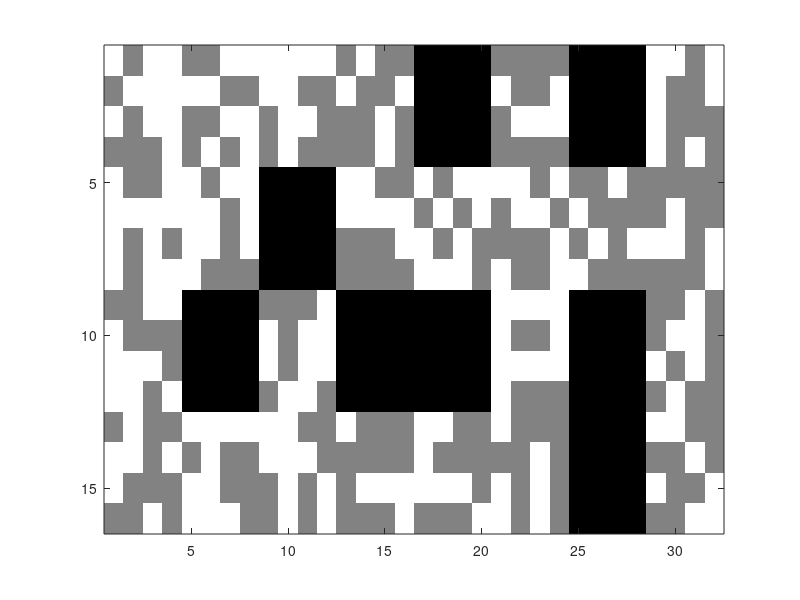

MATLAB code for this plot: (Note: this script raises an error after producing the figure.)
clear
close all
clc

%% Request User Decision on which Dropoff location to go to
disp("Drop off location '1': (3, 3)")
disp("Drop off location '2': (1, 6)")
disp("Drop off location '3': (1, 8)")
disp("Drop off location '4': (4, 8)")
disp("SETTING DROP OFF LOCATION TO BE '1' BY DEFAULT")
drop_off_id = 1;%input("From the above options, which drop off location would you like to go to? (Only 1,2,3,4 accepted as inputs)\n");
if (drop_off_id == 1)
    disp("Going to drop off location 1. Rover starting.....")
elseif (drop_off_id == 2)
    disp("Going to drop off location 2. Rover starting.....")
elseif (drop_off_id == 3)
    disp("Going to drop off location 3. Rover starting.....")
elseif (drop_off_id == 4)
    disp("Going to drop off location 4. Rover starting.....")
else
    disp("Invalid option selected. Going to default drop off location 1")
    drop_off_id = 1;
end

%% Rover/Simulation Initialization and Setup
%%%%%%%%%%%%%%%%%%%%%%%%%%%%%%%%%%%%%%%%%%%%%%%%%%%%%%%%%
%%%%% Set sim variable to 0 for testing with Rover %%%%%%
%%%%%%%%%%%%%%%%%%%%%%%%%%%%%%%%%%%%%%%%%%%%%%%%%%%%%%%%%
sim = 0;

if sim
% Initialize tcp server to read and respond to algorithm commands
[s_cmd, s_rply] = tcp_setup();
fopen(s_cmd);
%fopen(s_rply);
else
    %connect to rover Bluetooth
end

% Global Variables
u = [0,0,0,0,0,0];
u_loc = [3.09,-1.56 ; 1.13,3.52 ; -3.49,1.04 ; -2.34375,-3.43 ; 2.34375,-3.43 ; 2.68,3.52];
pos = [0,0,0];  % Position (x,y,rotation)
rot_stuck = 90;
stepcount = 0;

rover_radius = 4;
rover_dist_thresh = 2;
ultrasonic_margin = 0.18;

%% Localization - create world and initialize probability
%provide measurements and movements
k = 0;

%initalization of the world
dim1 = 32; dim2 = 16; 
locationindex = reshape(1:dim1*dim2,dim1,dim2)'; 
n = numel(locationindex);
rand('twister',5489);
bw = reshape(randi([0 1],n,1),dim2,dim1); %0 = black, 1 = white

%make blocks
M = zeros(size(bw));
Blocks = [2, 3; 3, 2; 4, 3; 5, 1; 5, 3; 7, 1; 7, 3; 7, 4;];
for xx = 1:size(Blocks,1),
	x = Blocks(xx,1); y = Blocks(xx,2);
	M(1+(y-1)*4:(y-1)*4+4, 1+(x-1)*4:(x-1)*4+4) = 1;
end
M = [ones(dim2,1) M ones(dim2,1)];
M = [ones(1, dim1+2); M; ones(1, dim1+2)];

%generate ultrasonic world
ultra = zeros(size(bw));
for sec_row = 1:4:dim2,
    for sec_col = 1:4:dim1,
        segRow = M(sec_row+2, sec_col:sec_col+5);
        segCol = M(sec_row:sec_row+5, sec_col+2);
        val = sum(segRow)+sum(segCol);
        if val == 2 && sum(segRow)~=1,
            val = 5;
        end
        ultra(sec_row:sec_row+3, sec_col:sec_col+3) = val;
    end
end

%create mask for blocks
M = abs(M-1);
M = M(2:end-1, 2:end-1);
figure; imagesc((bw+1).*M); colormap(gray);

%initialize probability
p = ones(dim2,dim1)*(1/n); 

figure;

%% Build Navigation Matrices
loading_zone_nav = [0  0   1  2  inf  6 inf 8; 
                    0  0  inf 3   4   5  6  7; 
                    1 inf  5 inf inf  6 inf 8; 
                    2  3   4  5   6   7 inf 9];

drop_off_1_nav = [6  7   8  9  inf  7 inf 9; 
                  5  6  inf 8   7   6  7  8; 
                  4 inf  0 inf inf  5 inf 9; 
                  3  2   1  2   3   4 inf 10];
                
drop_off_2_nav = [7  6   5  4  inf  0 inf 4; 
                  8  7  inf 3   2   1  2  3; 
                  9 inf  7 inf inf  2 inf 4; 
                  8  7   6  5   4   3 inf 5];
                
drop_off_3_nav = [9   8   7   6  inf  4 inf 0; 
                  10  9  inf  5   4   3  2  1; 
                  11 inf  9  inf inf  4 inf 2; 
                  10  9   8   7   6   5 inf 3];
                
drop_off_4_nav = [10   9   8   7  inf  5 inf 3; 
                  11  10  inf  6   5   4  3  2; 
                  12 inf  10  inf inf  5 inf 1; 
                  11  10   9   8   7   6 inf 0];

%% Main Rover Control Code: Localize, navigate to loading zone, navigate to drop off zone
heading = straighten_and_find_heading(u, sim, s_cmd, s_rply, rover_radius, u_loc);
[localized, heading, loc_x, loc_y, p, k, M, ultra] = ultrasonic_localization(u_loc, s_cmd, s_rply, heading, u, p, k, M, ultra, rover_radius, rover_dist_thresh, ultrasonic_margin);
[tile_row, tile_col] = determine_rover_tile_loc(loc_x, loc_y);
disp(['Rover has determined it is in tile: (' num2str(tile_row) ', ' num2str(tile_col) ')'])
disp("------------------------- -----------------------------------------------")

if (localized == 1)
    % Drive the Rover to the Loading Zone
    disp("Rover is now driving to the loading zone")
    [loc_x, loc_y, heading, p, k, M, ultra] = drive_to_destination(s_cmd, s_rply, heading, loading_zone_nav, loc_x, loc_y, u_loc, rover_radius, M, p, ultra, k, ultrasonic_margin);
    disp(['Rover has arrived at the loading zone, in tile: (' num2str(tile_row) ', ' num2str(tile_col) ')'])
end

if (localized == 1)
    disp(['Rover is now driving to drop off zone with ID: ' drop_off_id])
    if (drop_off_id == 1)
        [loc_x, loc_y, heading, p, k, M, ultra] = drive_to_destination(s_cmd, s_rply, heading, drop_off_1_nav, loc_x, loc_y, u_loc, rover_radius, M, p, ultra, k, ultrasonic_margin);
        [tile_row, tile_col] = determine_rover_tile_loc(loc_x, loc_y);
        disp(['Rover has arrived at the drop off zone with ID: ' drop_off_id ', in tile: (' num2str(tile_row) ', ' num2str(tile_col) ')'])
    elseif (drop_off_id == 2)
        [loc_x, loc_y, heading, p, k, M, ultra] = drive_to_destination(s_cmd, s_rply, heading, drop_off_2_nav, loc_x, loc_y, u_loc, rover_radius, M, p, ultra, k, ultrasonic_margin);
        [tile_row, tile_col] = determine_rover_tile_loc(loc_x, loc_y);
        disp(['Rover has arrived at the drop off zone with ID: ' drop_off_id ', in tile: (' num2str(tile_row) ', ' num2str(tile_col) ')'])
    elseif (drop_off_id == 3)
        [loc_x, loc_y, heading, p, k, M, ultra] = drive_to_destination(s_cmd, s_rply, heading, drop_off_3_nav, loc_x, loc_y, u_loc, rover_radius, M, p, ultra, k, ultrasonic_margin);
        [tile_row, tile_col] = determine_rover_tile_loc(loc_x, loc_y);
        disp(['Rover has arrived at the drop off zone with ID: ' drop_off_id ', in tile: (' num2str(tile_row) ', ' num2str(tile_col) ')'])
    elseif (drop_off_id == 4)
        [loc_x, loc_y, heading, p, k, M, ultra] = drive_to_destination(s_cmd, s_rply, heading, drop_off_4_nav, loc_x, loc_y, u_loc, rover_radius, M, p, ultra, k, ultrasonic_margin);
        [tile_row, tile_col] = determine_rover_tile_loc(loc_x, loc_y);
        disp(['Rover has arrived at the drop off zone with ID: ' drop_off_id ', in tile: (' num2str(tile_row) ', ' num2str(tile_col) ')'])
    end
end

%% Helper functions
function heading = straighten_and_find_heading(u, sim, s_cmd, s_rply, rover_radius, u_loc)
    straighten_attempts = 0;
    unique_loc = 0;
    rover_straight = 0;

    % straighten rover and take compass readings to determine heading
    while rover_straight == 0
        % Rotate rover until sensor measurements from u4/u5 are
        % within an acceptable range
        [u, u_real] = take_ultrasonic_measurements(s_cmd, s_rply, rover_radius, u_loc);

        if (straighten_attempts < 5)
            rover_straight = straighten_rover(u, s_cmd, s_rply, unique_loc);
            straighten_attempts = straighten_attempts + 1;
        else
            straighten_attempts = 0;
            rover_straight = 1;
        end
    end

    comp = tcpclient_write(['c1' newline], s_cmd, s_rply);
    disp(comp)
    if (sim == 1)
        if comp < 45 && comp > -45
            heading = 0;
        elseif comp < 135 && comp > 45
            heading = 90;
        elseif comp < -135 || comp > 135
            heading = 180;
        elseif comp > -135 && comp < -45
            heading = 270;
        end
    else
        if comp < 45 || comp > 315
            heading = 0;
        elseif comp < 135 && comp > 45
            heading = 90;
        elseif comp < 225 && comp > 135
            heading = 180;
        elseif comp < 315 && comp > 225
            heading = 270;
        end 
    end
    disp(['Heading: ' num2str(heading)])
end

function [localized, heading, loc_x, loc_y, p, k, M, ultra] = ultrasonic_localization(u_loc, s_cmd, s_rply, heading, u, p, k, M, ultra, rover_radius, rover_dist_thresh, ultrasonic_margin)
    rover_centered = 0;
    straighten_attempts = 0;
    unique_loc = 0;
    first_unique_loc = 0;
    localized = 0;
    old_heading = heading;
    
    while (localized == 0)    
        % Take Measurements (read from simulator or rover)
        disp(['------------------------- Step Count: ' num2str(k) ' -------------------------'])
        [u, u_real] = take_ultrasonic_measurements(s_cmd, s_rply, rover_radius, u_loc);
        disp('Ultrasonic Measurements')
        disp(u)

        if (straighten_attempts < 5 && old_heading ~= heading)
            rover_straight = straighten_rover(u, s_cmd, s_rply, unique_loc);
            straighten_attempts = straighten_attempts + 1;
        else
            straighten_attempts = 0;
            rover_straight = 1;
        end

        if (rover_straight == 1)
            p = update_localization_map(u, M, p, ultra, k);
        end

        unique_loc = 0;
        if (u_real(1) > 10 && u_real(2) > 10 && u_real(3) > 10 && (u_real(4) > 10 || u_real(5) > 10))
            unique_loc = 1;
            if (first_unique_loc == 0)
                first_unique_loc = 1;
            else
                first_unique_loc = 0;
            end
            disp('unique_loc')
        end

        if (rover_straight == 1)
            rover_centered = center_rover(u, s_cmd, s_rply, ultrasonic_margin, rover_radius, unique_loc, first_unique_loc, heading);
        end
        if ((rover_centered == 1 && rover_straight == 1) || unique_loc == 1)
            old_heading = heading;
            heading = move_rover(u, s_cmd, s_rply, rover_dist_thresh, heading);
        end

        if (rover_straight == 1)
            [p,k,loc_y,loc_x, localized] = update_rover_location(p, M, heading, k);
        end
    end
    localized = 1;
    heading = heading;
end

function [u, u_real] = take_ultrasonic_measurements(s_cmd, s_rply, rover_radius, u_loc)
    % This function takes ultrasonic readings as many as num_measurements,
    % averages them out, and returns them in a 1x6 vector.
    u = [0,0,0,0,0,0];
    u_real = [0,0,0,0,0,0];
    cmdstring = ['ua' newline];
    u_real = tcpclient_write(cmdstring, s_cmd, s_rply);
    u1 = u_real(1) - (rover_radius - abs(u_loc(1,1)));
    u2 = u_real(2) - (rover_radius - abs(u_loc(2,2)));
    u3 = u_real(3) - (rover_radius - abs(u_loc(3,1)));
    u4 = u_real(4) - (rover_radius - abs(u_loc(4,2)));
    u5 = u_real(5) - (rover_radius - abs(u_loc(5,2)));
    u6 = u_real(6) - (rover_radius - abs(u_loc(6,1)));
    u = [u1 u2 u3 u4 u5 u6];
end

function rover_straight = straighten_rover(u, s_cmd, s_rply, unique_loc)
    % This function ensures that after each step of the rover, it is
    % continuing to move straight
    lower_thresh_straight = 0.2;
    upper_thresh_straight = 5;
    u4_u5_sensor_displacement = 4.6875;
    u4_u5_diff = abs(u(4) - u(5));
        
    if (unique_loc == 0 && (u4_u5_diff < lower_thresh_straight || u4_u5_diff > upper_thresh_straight))
        rover_straight = 1;
        disp('Rover is straight')
    elseif (unique_loc == 1)
        rover_straight = 1;
        disp('Unique location, assuming rover is straight')
    else
        % Rover is not straight
        disp('Rover is not straight')
        rover_straight = 0;
        % Determine number of degrees to turn rover
        rot = atand(u4_u5_diff / u4_u5_sensor_displacement) / 2;
        
        % Determine if to turn rover CW or CCW
        if (u(4) > u(5))
            disp(['Straighten rover: turn in postive direction by: ' num2str(rot)])
            cmd = strcat('r1-',num2str(rot)); 
            cmdstring = [cmd newline];
            reply = tcpclient_write(cmdstring, s_cmd, s_rply);
        elseif (u(4) <= u(5))
            disp(['Straighten rover: turn in negative direction by: ' num2str(rot)])
            cmd = strcat('r1--',num2str(rot));
            cmdstring = [cmd newline];
            reply = tcpclient_write(cmdstring, s_cmd, s_rply);
        end
    end 
end

function rover_centered = center_rover(u, s_cmd, s_rply, ultrasonic_margin, rover_radius, unique_loc, first_unique_loc, heading)
    % This function centers the rover as much as possible to ensure
    % straight motion
    u_left = u(2);
    if (u(4) < u(5))
        u_right = u(4);
    else
        u_right = u(5);
    end
    centered_dist_from_wall = 6 - rover_radius;
    centered_dist_from_wall_min = centered_dist_from_wall - centered_dist_from_wall * ultrasonic_margin;
    centered_dist_from_wall_max = centered_dist_from_wall + centered_dist_from_wall * ultrasonic_margin;
        
    if (unique_loc == 0 && ((u_left > centered_dist_from_wall_min && u_left < centered_dist_from_wall_max) || (u_right > centered_dist_from_wall_min && u_right < centered_dist_from_wall_max)))
        rover_centered = 1;
        disp('rover_centered')
    elseif (unique_loc == 0 && (u_left < centered_dist_from_wall_min || (u_right < u_left && u_right > centered_dist_from_wall_max)))
        % Either left side is too close or right side is too far, move right
        angle = 22;
        adjustment = u_right / 2;
        req_dist = adjustment / tand(angle);
        speed = adjustment / sind(angle);
        if (speed > 3)
            speed = 3;
        end
        if (u(1) > req_dist)
            cmdstring = [strcat('r1-',num2str(-angle)) newline];
            reply = tcpclient_write(cmdstring, s_cmd, s_rply);
            cmdstring = [strcat('d1-',num2str(speed)) newline];
            reply = tcpclient_write(cmdstring, s_cmd, s_rply);
            cmdstring = [strcat('r1-',num2str(angle)) newline];
            reply = tcpclient_write(cmdstring, s_cmd, s_rply);
            disp('Left/Right side too close/far, move right. r1-22, d1-1, r1--22')
            rover_centered = 0;
        else
            rover_centered = 1;
            disp('Left/Right side too close/far but cant move to fix. Moving back half an inch and assuming centered')
            cmdstring = [strcat('a1-',num2str(0.5)) newline];
            reply = tcpclient_write(cmdstring, s_cmd, s_rply);
        end
    elseif (unique_loc == 0 && (u_right < centered_dist_from_wall_min || (u_left < u_right && u_left > centered_dist_from_wall_max)))
        % Eithert right side is too close or left side is too far, move left
        angle = 22;
        adjustment = u_left / 2;
        req_dist = adjustment / tand(angle);
        speed = adjustment / sind(angle);
        if (speed > 3)
            speed = 3;
        end
        if (u(1) > req_dist) 
            cmdstring = [strcat('r1-',num2str(angle)) newline];
            reply = tcpclient_write(cmdstring, s_cmd, s_rply);
            cmdstring = [strcat('d1-',num2str(speed)) newline];
            reply = tcpclient_write(cmdstring, s_cmd, s_rply);
            cmdstring = [strcat('r1-',num2str(-angle)) newline];
            reply = tcpclient_write(cmdstring, s_cmd, s_rply);
            disp('Right/Left side too close/far, move left. r1--22, d1-1, r1-22')
            rover_centered = 0;
        else
            rover_centered = 1;
            disp('Right/Left side too close/far but cant move to fix. Moving back half an inch and assuming centered')
            cmdstring = [strcat('a1-',num2str(0.5)) newline];
            reply = tcpclient_write(cmdstring, s_cmd, s_rply);
        end
    elseif (unique_loc == 1)
        rover_centered = 1;
        if (first_unique_loc == 1)
            disp('Rover in unique location, centering...')
            center_unique_loc(u, s_cmd, s_rply, heading);
        else
            disp('Exiting unique location')
        end
    else
        rover_centered = 1;
    end
end

function center_unique_loc(u, s_cmd, s_rply, heading)
    if (heading == 0 || heading == 180)
        % u1 ~= u3 ~= 26
        if (u(3) < 25.5 && u(1) > 28)
            % u(3) too close and u(1) too far, move in u(1) direction
            % determine speed by finding out how far off you are, and
            % add a 0.5 margin for safety
            speed = 25.5 - u(3) + 0.5;
            cmdstring = [strcat('d1-',num2str(speed)) newline];
            reply = tcpclient_write(cmdstring, s_cmd, s_rply);
        elseif (u(1) < 26 && u(3) > 27.5)
            % u(3) too far and u(1) too close, move in u(3) direction
            % (reverse), determine speed by finding out how far off you are, and
            % add a 0.5 margin for safety
            speed = 26 - u(1) + 0.5;
            cmdstring = [strcat('a1-',num2str(speed)) newline];
            reply = tcpclient_write(cmdstring, s_cmd, s_rply);
        end
    elseif (heading == 90)
        % u(3) ~= 26 & u(1) ~ 14
        if (u(3) < 25.5 && u(1) > 16)
            % u(3) too close and u(1) too far, move in u(1) direction
            % determine speed by finding out how far off you are, and
            % add a 0.5 margin for safety
            speed = 25.5 - u(3) + 0.5;
            cmdstring = [strcat('d1-',num2str(speed)) newline];
            reply = tcpclient_write(cmdstring, s_cmd, s_rply);
        elseif (u(1) < 14 && u(3) > 27.5)
            % u(1) too close and u(3) too far, move in u(3) direction
            % determine speed by finding out how far off you are, and
            % add a 0.5 margin for safety
            speed = 14 - u(1) + 0.5;
            cmdstring = [strcat('a1-',num2str(speed)) newline];
            reply = tcpclient_write(cmdstring, s_cmd, s_rply);
        end
    elseif (heading == 270)
        % u(1) ~= 14 & u(3) ~= 26
        if (u(3) < 13.5 && u(1) > 28)
            % u(3) too close and u(1) too far, move in u(1) direction
            % determine speed by finding out how far off you are, and
            % add a 0.5 margin for safety
            speed = 13.5 - u(3) + 0.5;
            cmdstring = [strcat('d1-',num2str(speed)) newline];
            reply = tcpclient_write(cmdstring, s_cmd, s_rply);
        elseif (u(1) < 26 && u(3) > 15.5)
            % u(1) too close and u(3) too far, move in u(3) direction
            % determine speed by finding out how far off you are, and
            % add a 0.5 margin for safety
            speed = 26 - u(1) + 0.5;
            cmdstring = [strcat('a1-',num2str(speed)) newline];
            reply = tcpclient_write(cmdstring, s_cmd, s_rply);
        end
    end
end

function heading = move_rover(u, s_cmd, s_rply, rover_dist_thresh, heading)
    % This function's purpose is to move the rover one step in the optimal
    % direction
    u45 = abs(u(4) + u(5))/2;
        
    if (u(2) > u45 && u(2) > rover_dist_thresh*1.5 && u(1) <= rover_dist_thresh*1.25)
        % Move left, first determine rover speed
        speed = u(2) / 2;
        if (speed > 6)
            speed = 6;
        end
        
        % Rotate rover 90 CW and move forward one step
        cmdstring = [strcat('r1-',num2str(90)) newline];
        reply = tcpclient_write(cmdstring, s_cmd, s_rply);
        cmdstring = [strcat('d1-',num2str(speed)) newline];
        reply = tcpclient_write(cmdstring, s_cmd, s_rply);
        disp(['Move left ' num2str(speed) ' inches'])
        heading = mod(heading + 90,360);
    elseif (u45 >= u(2) && u45 >= rover_dist_thresh*1.5 && u(1) <= rover_dist_thresh*1.25)
        % Move right, first determine rover speed
        if (u(4) <= u(5))
            speed = u(4) / 2;
        elseif (u(5) < u(4))
            speed = u(5) / 2;
        end
        if (speed > 6)
            speed = 6;
        end
        
        % Rotate rover 90 CCW and move forward one step
        cmdstring = [strcat('r1-',num2str(-90)) newline];
        reply = tcpclient_write(cmdstring, s_cmd, s_rply);
        cmdstring = [strcat('d1-',num2str(speed)) newline];
        reply = tcpclient_write(cmdstring, s_cmd, s_rply);
        disp(['Move right ' num2str(speed) ' inches'])
        heading = mod(heading - 90,360);
    elseif (u(1) > rover_dist_thresh*1.25)
        % Move forward, first determine rover speed
        speed = u(1) / 2;
        if (speed > 6)
            speed = 6;
        end
        
        % Move rover forward one step
        cmdstring = [strcat('d1-',num2str(speed)) newline];
        reply = tcpclient_write(cmdstring, s_cmd, s_rply);
        disp(['Move forward ' num2str(speed) ' inches'])
        heading = heading;
    elseif (u(3) > rover_dist_thresh)
        % Move backwards, first determine rover speed
        speed = u(3) /2;
        if (speed > 6)
            speed = 6;
        end
        
        % Rotate rover 180 CW and move forward one step
        cmdstring = [strcat('r1-',num2str(180)) newline];
        reply = tcpclient_write(cmdstring, s_cmd, s_rply);
        cmdstring = [strcat('d1-',num2str(speed)) newline];
        reply = tcpclient_write(cmdstring, s_cmd, s_rply);
        disp(['Reverse ' num2str(speed) ' inches'])
        heading = mod(heading + 180,360);
    end
end

function p = update_localization_map(u, M, p, ultra, k)
    % Determine rover location
    u_dig = u(1:4) < 12;
    disp('u_dig')
    disp(u_dig)
    m_u = sum(u_dig);
    if m_u == 2 && (u_dig(1) == u_dig(3) || u_dig(2) == u_dig(4))
        m_u = 5;
    end
    
    %sensor update
    p = sense_u(ultra, M, p, m_u);
    
    imagesc(p);
    colorbar
    title(['step: ' num2str(k)]);
    pause(0.5);
end

function [p,k,loc_y,loc_x, localized] = update_rover_location(p, M, heading, k)
    % movement update
    p = move(p, M, heading);
    
    disp(['heading: ' num2str(heading)])
    k = k + 1;

    % determine index location
    %[loc_y, loc_x] = find(p == max(p(:)));
    [val, index] = max(p(:));
    [loc_y,loc_x] = ind2sub(size(p),index);
    disp('Possible location of rover (x, y):')
    disp([loc_x loc_y p(loc_y, loc_x)])
    if (p(loc_y, loc_x) > 0.07)
        localized = 1;
    else
        localized = 0;
    end
end

function pnew = move(p, mask, heading)
   %models movement error
   K = [0.1 0.1 0.1; 0.1 0.8 0.1; 0.1 0.1 0.1];
   
   %2D convolution
   pnew = conv2(p, K,'same');
   
   col_move = cosd(heading);
   row_move = sind(heading);
   
   if col_move > 0
	   pnew = [zeros(size(pnew,1),1) pnew(:,1:end-1)];
   elseif col_move < 0
	   pnew = [pnew(:,2:end) zeros(size(pnew,1),1)];
   end
   
   if row_move < 0
	   pnew = [zeros(1,size(pnew,2)); pnew(1:end-1,:)];
   elseif row_move > 0
	   pnew = [pnew(2:end,:); zeros(1,size(pnew,2))];
   end

   %masking matrix
   pnew = pnew.*mask;

   %normalization
   pnew = pnew/sum(sum(pnew));
  
end

function pnew = sense_u(world, mask, p, SenVal)
  %models sensor reading
  pHit = 0.6; %default = 0.9
  pMiss = 0.2; %default = 0.1
  
  mult = pMiss*ones(size(world));
  mult(world == SenVal) = pHit;
  
  %2D multiplication step
  pnew = p.*mult;
  
  %masking matrix
  pnew = pnew.*mask;
   
  %normalization
  pnew = pnew./sum(sum(pnew));

end

function [tile_row, tile_col] = determine_rover_tile_loc(loc_x, loc_y)
    % loc_x is the coloumn of the matrix, loc_y is the row of the matrix
    if (loc_x <= 4 && loc_x >= 1)
        tile_col = 1;
    elseif (loc_x <= 8 && loc_x > 4)
        tile_col = 2;
    elseif (loc_x <= 12 && loc_x > 8)
        tile_col = 3;
    elseif (loc_x <= 16 && loc_x > 12)
        tile_col = 4;
    elseif (loc_x <= 20 && loc_x > 16)
        tile_col = 5;
    elseif (loc_x <= 24 && loc_x > 20)
        tile_col = 6;
    elseif (loc_x <= 28 && loc_x > 24)
        tile_col = 7;
    elseif (loc_x <= 32 && loc_x > 28)
        tile_col = 8;
    else
        tile_col = 0;
    end
    
    if (loc_y <= 4 && loc_y >= 1)
        tile_row = 1;
    elseif (loc_y <= 8 && loc_y > 4)
        tile_row = 2;
    elseif (loc_y <= 12 && loc_y > 8)
        tile_row = 3;
    elseif (loc_y <= 16 && loc_y > 12)
        tile_row = 4;
    else
        tile_row = 0;
    end
end

function [new_heading, new_tile_row, new_tile_col] = determine_new_heading(nav_grid, tile_row, tile_col)
    % This function determines the direction the rover should try to move
    % in. 1 means north, 2 means east, 3 means south, 4 means west
    if (tile_row < 4 && tile_row > 1)
        north_tile = tile_row - 1;
        south_tile = tile_row + 1;
    elseif (tile_row == 4)
        north_tile = tile_row - 1;
        south_tile = tile_row;
    elseif (tile_row == 1)
        north_tile = tile_row;
        south_tile = tile_row + 1;
    else
        north_tile = tile_row;
        south_tile = tile_row;
    end

    if (tile_col < 8 && tile_col > 1)
        east_tile = tile_col + 1;
        west_tile = tile_col - 1;
    elseif (tile_col == 8)
        east_tile = tile_col;
        west_tile = tile_col - 1;
    elseif (tile_col == 1)
        east_tile = tile_col + 1;
        west_tile = tile_col;
    else
        east_tile = tile_col;
        west_tile = tile_col;
    end
    
    north_dir_val = nav_grid(north_tile, tile_col);
    south_dir_val = nav_grid(south_tile, tile_col);
    east_dir_val = nav_grid(tile_row, east_tile);
    west_dir_val = nav_grid(tile_row, west_tile);
    
    if (north_dir_val <= south_dir_val && north_dir_val <= east_dir_val && north_dir_val <= west_dir_val)
        new_heading = 90;
        new_tile_row = north_tile;
        new_tile_col = tile_col;
    elseif (south_dir_val < north_dir_val && south_dir_val < east_dir_val && south_dir_val < west_dir_val)
        new_heading = 270;
        new_tile_row = south_tile;
        new_tile_col = tile_col;
    elseif (east_dir_val <= south_dir_val && east_dir_val < north_dir_val && east_dir_val < west_dir_val)
        new_heading = 0;
        new_tile_row = tile_row;
        new_tile_col = east_tile;
    elseif (west_dir_val <= south_dir_val && west_dir_val <= east_dir_val && west_dir_val < north_dir_val)
        new_heading = 180;
        new_tile_row = tile_row;
        new_tile_col = west_tile;
    end
end

function new_heading = drive_to_new_heading(u, s_cmd, s_rply, heading, new_heading)
    if (heading - new_heading == 0)
        % drive forward
        speed = u(1) / 2;
        if (speed > 6)
            speed = 6;
        end
        % Move rover forward one step
        cmdstring = [strcat('d1-',num2str(speed)) newline];
        reply = tcpclient_write(cmdstring, s_cmd, s_rply);
        disp(['Move forward ' num2str(speed) ' inches'])
        new_heading = heading;
    elseif (heading - new_heading == -90 || heading - new_heading == 270)
        % drive left
        % Move left, first determine rover speed
        speed = u(2) / 2;
        if (speed > 6)
            speed = 6;
        end
        % Rotate rover 90 CW and move forward one step
        cmdstring = [strcat('r1-',num2str(90)) newline];
        reply = tcpclient_write(cmdstring, s_cmd, s_rply);
        cmdstring = [strcat('d1-',num2str(speed)) newline];
        reply = tcpclient_write(cmdstring, s_cmd, s_rply);
        disp(['Move left ' num2str(speed) ' inches'])
        new_heading = mod(heading + 90,360);
    elseif (heading - new_heading == 90 || heading - new_heading == -270)
        % drive right
        % Move right, first determine rover speed
        if (u(4) < u(5))
            u_right = u(4);
        else
            u_right = u(5);
        end
        speed = u_right / 2;
        if (speed > 6)
            speed = 6;
        end
        % Rotate rover 90 CCW and move forward one step
        cmdstring = [strcat('r1-',num2str(-90)) newline];
        reply = tcpclient_write(cmdstring, s_cmd, s_rply);
        cmdstring = [strcat('d1-',num2str(speed)) newline];
        reply = tcpclient_write(cmdstring, s_cmd, s_rply);
        disp(['Move right ' num2str(speed) ' inches'])
        new_heading = mod(heading - 90,360);
    elseif (abs(heading - new_heading) == 180)
        % drive reverse
        speed = u(3) / 2;
        if (speed > 6)
            speed = 6;
        end
        % Rotate rover 180 CW and move forward one step
        cmdstring = [strcat('r1-',num2str(180)) newline];
        reply = tcpclient_write(cmdstring, s_cmd, s_rply);
        cmdstring = [strcat('d1-',num2str(speed)) newline];
        reply = tcpclient_write(cmdstring, s_cmd, s_rply);
        disp(['Reverse ' num2str(speed) ' inches'])
        new_heading = mod(heading + 180,360);
    end
end

function [loc_x, loc_y, heading, p, k, M, ultra] = drive_to_destination(s_cmd, s_rply, heading, nav_grid, loc_x, loc_y, u_loc, rover_radius, M, p, ultra, k, ultrasonic_margin)
    % Direction value of 90 means north, 0 means east, 270 means south, 180
    % means west
    [tile_row, tile_col] = determine_rover_tile_loc(loc_x, loc_y);
    tile_val = nav_grid(tile_row, tile_col);
    rover_straight = 0;
    rover_centered = 0;
    unique_loc = 0;
    straighten_attempts = 0;
    first_unique_loc = 0;
    while (tile_val > 0)
        [new_heading, new_tile_row, new_tile_col] = determine_new_heading(nav_grid, tile_row, tile_col);
        
        disp(['########################## Step Count: ' num2str(k) ' ##########################'])
        disp(['## Current Tile Location: (' num2str(tile_row) ',' num2str(tile_col) ') ##'])
        disp(['## Current Tile Value: ' num2str(tile_val) ', Next Tile Value' num2str(nav_grid(new_tile_row, new_tile_col)) ' ##'])
        [tile_row, tile_col] = determine_rover_tile_loc(loc_x, loc_y);
        [u, u_real] = take_ultrasonic_measurements(s_cmd, s_rply, rover_radius, u_loc);
        disp('Ultrasonic Measurements')
        disp(u)

        if (straighten_attempts < 5 && heading ~= new_heading)
            rover_straight = straighten_rover(u, s_cmd, s_rply, unique_loc);
            straighten_attempts = straighten_attempts + 1;
        else
            straighten_attempts = 0;
            rover_straight = 1;
        end

        if (rover_straight == 1)
            p = update_localization_map(u, M, p, ultra, k);
        end

        unique_loc = 0;
        if (u_real(1) > 10 && u_real(2) > 10 && u_real(3) > 10 && (u_real(4) > 10 || u_real(5) > 10))
            unique_loc = 1;
            if (first_unique_loc == 0)
                first_unique_loc = 1;
            else
                first_unique_loc = 0;
            end
            disp('unique_loc')
        end

        if (rover_straight == 1)
            rover_centered = center_rover(u, s_cmd, s_rply, ultrasonic_margin, rover_radius, unique_loc, first_unique_loc, heading);
            if (first_unique_loc == 1)
                tile_val = nav_grid(new_tile_row, new_tile_col);
                rover_centered = 0;
                unique_loc = 0;
                tile_row = new_tile_row;
                tile_col = new_tile_col;
            end
        end
        if ((rover_centered == 1 && rover_straight == 1) || unique_loc == 1)
            heading = drive_to_new_heading(u, s_cmd, s_rply, heading, new_heading);
            tile_val = nav_grid(new_tile_row, new_tile_col);
            tile_row = new_tile_row;
            tile_col = new_tile_col;
        end

        if (rover_straight == 1)
            [p,k,loc_y,loc_x, localized] = update_rover_location(p, M, heading, k);
        end
    end
end